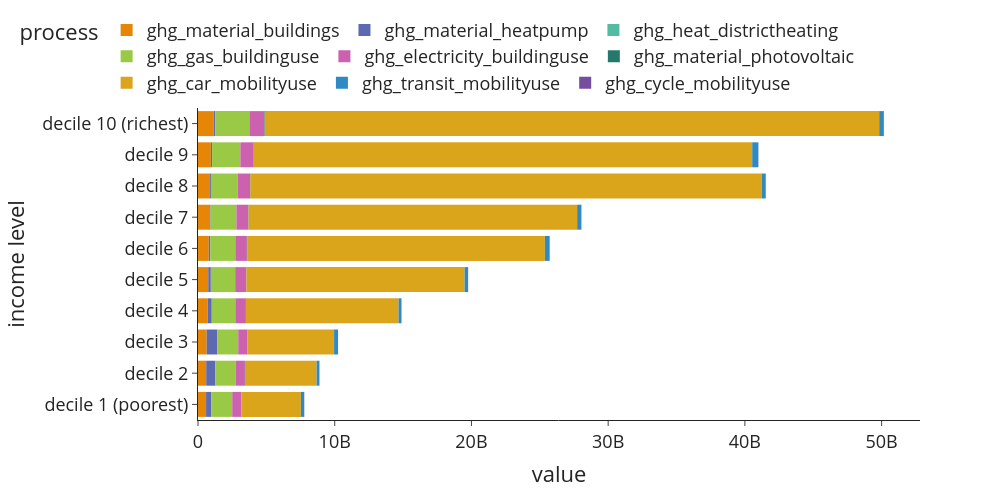

This figure's notebook cell:
### Code cell
df = ghg_annual.multiply(use['n_hhd'], axis=0).groupby(level=0, sort=False).sum().unstack().reset_index()
    df.columns = ['process', 'income level', 'value']

    fig = px.bar(df, x='value', y='income level',color='process', 
                 #text=df['percentage'].apply(lambda x: '{0:.1%}'.format(x)), 
                 #labels={'value':'Carbon footprint of EU construction in '+str(iot_year)+' [Mt CO<sub>2</sub>]', 'subsector':''}, 
                 template='simple_white', 
             color_discrete_sequence=px.colors.qualitative.Vivid) 
    #fig.update_traces(textposition='inside')
    fig.update_layout(width=1000, height=500, 
                      #xaxis_tickformat = '.0%',
                      font=dict(size=18),
                      legend=dict(
        orientation="h",
        #entrywidth=70,
        yanchor="bottom",
        y=1.02,
        xanchor="left",
        x=-0.25
    ))
    fig.update_traces(marker_line_width=0)

### Figure 1 — Plotly figure (JSON) as saved in the notebook; plotly's stock layout.template omitted (floating-point values rounded to 4 significant figures)
{"data": [{"alignmentgroup": "True", "hovertemplate": "process=ghg_material_buildings<br>value=%{x}<br>income level=%{y}<extra></extra>", "legendgroup": "ghg_material_buildings", "marker": {"color": "rgb(229, 134, 6)", "line": {"width": 0}, "pattern": {"shape": ""}}, "name": "ghg_material_buildings", "offsetgroup": "ghg_material_buildings", "orientation": "h", "showlegend": true, "textposition": "auto", "type": "bar", "x": [591700000.0, 599600000.0, 632100000.0, 712400000.0, 749300000.0, 787300000.0, 829400000.0, 873600000.0, 939900000.0, 1148000000.0], "xaxis": "x", "y": ["decile 1 (poorest)", "decile 2", "decile 3", "decile 4", "decile 5", "decile 6", "decile 7", "decile 8", "decile 9", "decile 10 (richest)"], "yaxis": "y"}, {"alignmentgroup": "True", "hovertemplate": "process=ghg_material_heatpump<br>value=%{x}<br>income level=%{y}<extra></extra>", "legendgroup": "ghg_material_heatpump", "marker": {"color": "rgb(93, 105, 177)", "line": {"width": 0}, "pattern": {"shape": ""}}, "name": "ghg_material_heatpump", "offsetgroup": "ghg_material_heatpump", "orientation": "h", "showlegend": true, "textposition": "auto", "type": "bar", "x": [392236140, 674100000.0, 768819285, 293150490, 188943300, 114023475, 87150000.0, 71147880, 89960000.0, 111554985], "xaxis": "x", "y": ["decile 1 (poorest)", "decile 2", "decile 3", "decile 4", "decile 5", "decile 6", "decile 7", "decile 8", "decile 9", "decile 10 (richest)"], "yaxis": "y"}, {"alignmentgroup": "True", "hovertemplate": "process=ghg_heat_districtheating<br>value=%{x}<br>income level=%{y}<extra></extra>", "legendgroup": "ghg_heat_districtheating", "marker": {"color": "rgb(82, 188, 163)", "line": {"width": 0}, "pattern": {"shape": ""}}, "name": "ghg_heat_districtheating", "offsetgroup": "ghg_heat_districtheating", "orientation": "h", "showlegend": true, "textposition": "auto", "type": "bar", "x": [6612.0, 5634.0, 4887.0, 4971.0, 5302.0, 5858.0, 6418.0, 7154.0, 8266.0, 8672.0], "xaxis": "x", "y": ["decile 1 (poorest)", "decile 2", "decile 3", "decile 4", "decile 5", "decile 6", "decile 7", "decile 8", "decile 9", "decile 10 (richest)"], "yaxis": "y"}, {"alignmentgroup": "True", "hovertemplate": "process=ghg_gas_buildinguse<br>value=%{x}<br>income level=%{y}<extra></extra>", "legendgroup": "ghg_gas_buildinguse", "marker": {"color": "rgb(153, 201, 69)", "line": {"width": 0}, "pattern": {"shape": ""}}, "name": "ghg_gas_buildinguse", "offsetgroup": "ghg_gas_buildinguse", "orientation": "h", "showlegend": true, "textposition": "auto", "type": "bar", "x": [1519000000.0, 1497000000.0, 1542000000.0, 1726000000.0, 1779000000.0, 1828000000.0, 1890000000.0, 1959000000.0, 2068000000.0, 2497000000.0], "xaxis": "x", "y": ["decile 1 (poorest)", "decile 2", "decile 3", "decile 4", "decile 5", "decile 6", "decile 7", "decile 8", "decile 9", "decile 10 (richest)"], "yaxis": "y"}, {"alignmentgroup": "True", "hovertemplate": "process=ghg_electricity_buildinguse<br>value=%{x}<br>income level=%{y}<extra></extra>", "legendgroup": "ghg_electricity_buildinguse", "marker": {"color": "rgb(204, 97, 176)", "line": {"width": 0}, "pattern": {"shape": ""}}, "name": "ghg_electricity_buildinguse", "offsetgroup": "ghg_electricity_buildinguse", "orientation": "h", "showlegend": true, "textposition": "auto", "type": "bar", "x": [665800000.0, 657100000.0, 673400000.0, 765600000.0, 805900000.0, 841000000.0, 867500000.0, 898000000.0, 942600000.0, 1091000000.0], "xaxis": "x", "y": ["decile 1 (poorest)", "decile 2", "decile 3", "decile 4", "decile 5", "decile 6", "decile 7", "decile 8", "decile 9", "decile 10 (richest)"], "yaxis": "y"}, {"alignmentgroup": "True", "hovertemplate": "process=ghg_material_photovoltaic<br>value=%{x}<br>income level=%{y}<extra></extra>", "legendgroup": "ghg_material_photovoltaic", "marker": {"color": "rgb(36, 121, 108)", "line": {"width": 0}, "pattern": {"shape": ""}}, "name": "ghg_material_photovoltaic", "offsetgroup": "ghg_material_photovoltaic", "orientation": "h", "showlegend": true, "textposition": "auto", "type": "bar", "x": [8052000.0, 9341000.0, 10420000.0, 14280000.0, 17600000.0, 21360000.0, 25320000.0, 29120000.0, 34410000.0, 40750000.0], "xaxis": "x", "y": ["decile 1 (poorest)", "decile 2", "decile 3", "decile 4", "decile 5", "decile 6", "decile 7", "decile 8", "decile 9", "decile 10 (richest)"], "yaxis": "y"}, {"alignmentgroup": "True", "hovertemplate": "process=ghg_car_mobilityuse<br>value=%{x}<br>income level=%{y}<extra></extra>", "legendgroup": "ghg_car_mobilityuse", "marker": {"color": "rgb(218, 165, 27)", "line": {"width": 0}, "pattern": {"shape": ""}}, "name": "ghg_car_mobilityuse", "offsetgroup": "ghg_car_mobilityuse", "orientation": "h", "showlegend": true, "textposition": "auto", "type": "bar", "x": [4346000000.0, 5236000000.0, 6327000000.0, 11160000000.0, 15950000000.0, 21780000000.0, 24030000000.0, 37410000000.0, 36460000000.0, 44940000000.0], "xaxis": "x", "y": ["decile 1 (poorest)", "decile 2", "decile 3", "decile 4", "decile 5", "decile 6", "decile 7", "decile 8", "decile 9", "decile 10 (richest)"], "yaxis": "y"}, {"alignmentgroup": "True", "hovertemplate": "process=ghg_transit_mobilityuse<br>value=%{x}<br>income level=%{y}<extra></extra>", "legendgroup": "ghg_transit_mobilityuse", "marker": {"color": "rgb(47, 138, 196)", "line": {"width": 0}, "pattern": {"shape": ""}}, "name": "ghg_transit_mobilityuse", "offsetgroup": "ghg_transit_mobilityuse", "orientation": "h", "showlegend": true, "textposition": "auto", "type": "bar", "x": [243700000.0, 206400000.0, 284900000.0, 211900000.0, 257400000.0, 348200000.0, 308900000.0, 283500000.0, 448200000.0, 338100000.0], "xaxis": "x", "y": ["decile 1 (poorest)", "decile 2", "decile 3", "decile 4", "decile 5", "decile 6", "decile 7", "decile 8", "decile 9", "decile 10 (richest)"], "yaxis": "y"}, {"alignmentgroup": "True", "hovertemplate": "process=ghg_cycle_mobilityuse<br>value=%{x}<br>income level=%{y}<extra></extra>", "legendgroup": "ghg_cycle_mobilityuse", "marker": {"color": "rgb(118, 78, 159)", "line": {"width": 0}, "pattern": {"shape": ""}}, "name": "ghg_cycle_mobilityuse", "offsetgroup": "ghg_cycle_mobilityuse", "orientation": "h", "showlegend": true, "textposition": "auto", "type": "bar", "x": [8005000.0, 4601000.0, 5117000.0, 5766000.0, 6027000.0, 6367000.0, 6852000.0, 6226000.0, 7321000.0, 6585000.0], "xaxis": "x", "y": ["decile 1 (poorest)", "decile 2", "decile 3", "decile 4", "decile 5", "decile 6", "decile 7", "decile 8", "decile 9", "decile 10 (richest)"], "yaxis": "y"}], "layout": {"barmode": "relative", "font": {"size": 18}, "height": 500, "legend": {"orientation": "h", "title": {"text": "process"}, "tracegroupgap": 0, "x": -0.25, "xanchor": "left", "y": 1.02, "yanchor": "bottom"}, "margin": {"t": 60}, "width": 1000, "xaxis": {"anchor": "y", "domain": [0, 1], "title": {"text": "value"}}, "yaxis": {"anchor": "x", "domain": [0, 1], "title": {"text": "income level"}}}}
